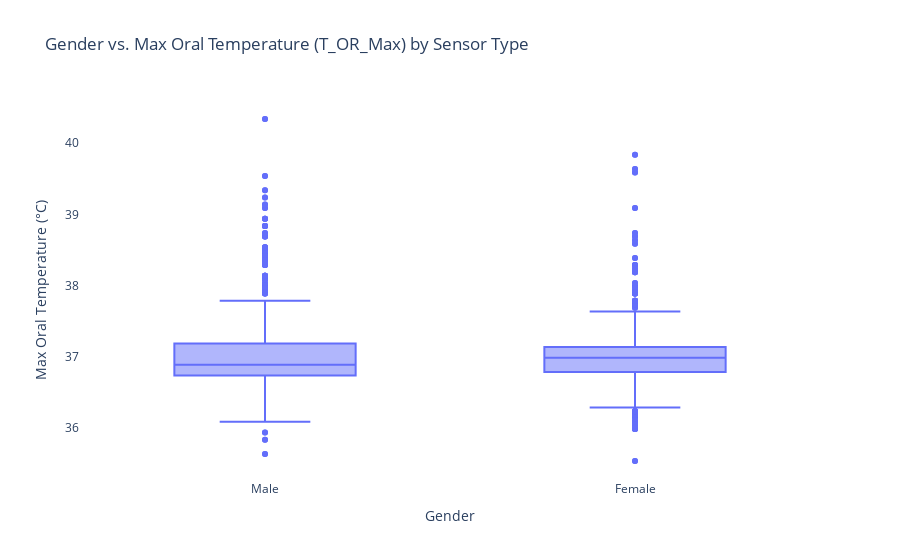

Notebook cell for this chart:
### Code cell
# sensors
flir["Sensor"] = "FLIR"
ici["Sensor"] = "ICI"

combined = pd.concat([flir, ici], ignore_index=True)

combined["Gender"] = combined["Gender"].astype(str)
combined["group"] = combined["group"].astype(str)

fig = px.box(
    combined,
    x="Gender",
    y="aveOralM",
    title="Gender vs. Max Oral Temperature (T_OR_Max) by Sensor Type",
    labels={"T_OR_Max": "Max Oral Temperature (°C)", "Gender": "Gender"},
    points="outliers"
)

fig.update_layout(
    xaxis_title="Gender",
    yaxis_title="Max Oral Temperature (°C)",
    plot_bgcolor="white"
)

fig.show()

### Figure 1 — Plotly figure (JSON) as saved in the notebook; plotly's stock layout.template omitted (floating-point values rounded to 4 significant figures; data arrays with more than 128 entries replaced by an {"elided": "..."} marker saying what was removed)
{"data": [{"alignmentgroup": "True", "boxpoints": "outliers", "hovertemplate": "Gender=%{x}<br>aveOralM=%{y}<extra></extra>", "legendgroup": "", "marker": {"color": "#636efa"}, "name": "", "notched": false, "offsetgroup": "", "orientation": "v", "showlegend": false, "type": "box", "x": {"elided": "2029 str values"}, "x0": " ", "xaxis": "x", "y": {"elided": "2029 float values"}, "y0": " ", "yaxis": "y"}], "layout": {"boxmode": "group", "legend": {"tracegroupgap": 0}, "plot_bgcolor": "white", "title": {"text": "Gender vs. Max Oral Temperature (T_OR_Max) by Sensor Type"}, "xaxis": {"anchor": "y", "domain": [0, 1], "title": {"text": "Gender"}}, "yaxis": {"anchor": "x", "domain": [0, 1], "title": {"text": "Max Oral Temperature (°C)"}}}}
